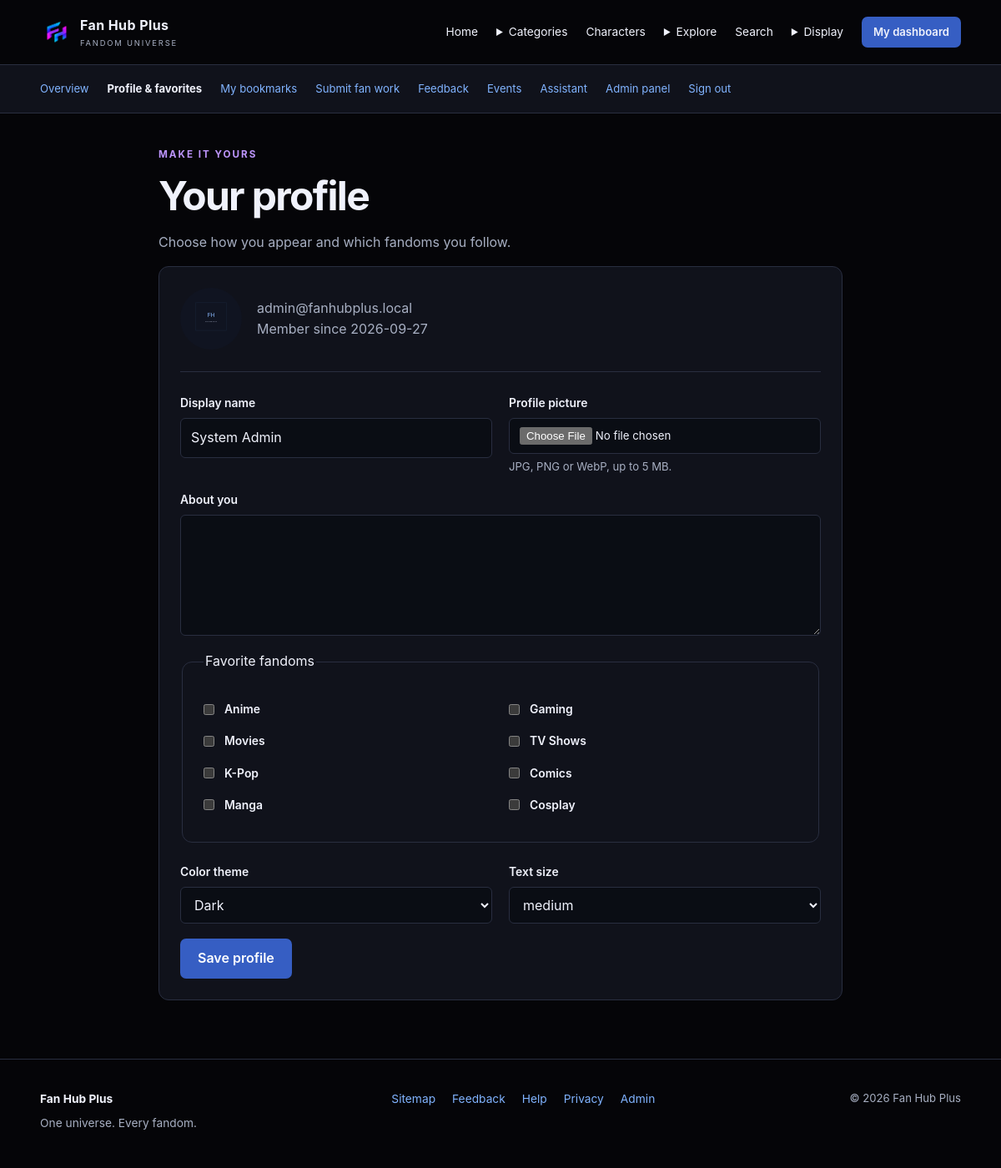
/User/profile.php (signed in), run on the app's committed database.
### tables this page shows
CREATE TABLE `users` (
  `user_id` int(10) UNSIGNED NOT NULL,
  `name` varchar(120) NOT NULL,
  `email` varchar(190) NOT NULL,
  `password_hash` varchar(255) NOT NULL,
  `role` enum('user','editor','admin') NOT NULL DEFAULT 'user',
  `avatar_url` varchar(500) DEFAULT NULL,
  `bio` text DEFAULT NULL,
  `status` enum('active','suspended','pending') NOT NULL DEFAULT 'active',
  `created_at` timestamp NOT NULL DEFAULT current_timestamp(),
  `updated_at` timestamp NOT NULL DEFAULT current_timestamp() ON UPDATE current_timestamp(),
  `last_login` datetime DEFAULT NULL,
  `session_version` int(10) UNSIGNED NOT NULL DEFAULT 1
);

CREATE TABLE `categories` (
  `category_id` int(10) UNSIGNED NOT NULL,
  `name` varchar(80) NOT NULL,
  `slug` varchar(80) NOT NULL,
  `description` text DEFAULT NULL,
  `image_url` varchar(500) DEFAULT NULL,
  `sort_order` int(11) NOT NULL DEFAULT 0,
  `is_active` tinyint(1) NOT NULL DEFAULT 1
);

CREATE TABLE `user_preferences` (
  `preference_id` int(10) UNSIGNED NOT NULL,
  `user_id` int(10) UNSIGNED NOT NULL,
  `dark_mode` tinyint(1) DEFAULT 1,
  `font_size` enum('small','medium','large') DEFAULT 'medium',
  `notifications` tinyint(1) DEFAULT 1,
  `language` varchar(10) DEFAULT 'en'
);

### includes/db.php (called while the page is built, shortened)
<?php
require_once __DIR__ . '/../config/config.php';
function db_query(string $sql, array $params = []): mysqli_stmt {
    $statement = $GLOBALS['conn']->prepare($sql);
    if ($params) {
        $types = '';
        foreach ($params as $value) $types .= is_int($value) ? 'i' : (is_float($value) ? 'd' : 's');
        $statement->bind_param($types, ...$params);
    }
    $statement->execute();
    return $statement;
}
function db_all(string $sql, array $params = []): array {
    return db_query($sql, $params)->get_result()->fetch_all(MYSQLI_ASSOC);
}
function db_one(string $sql, array $params = []): ?array {
    return db_query($sql, $params)->get_result()->fetch_assoc();
}

### includes/auth.php (called while the page is built, shortened)
<?php
require_once __DIR__ . '/db.php';
function current_user(): ?array {
    $user = db_one("SELECT * FROM users WHERE user_id=? AND status='active'", [(int)$_SESSION['user_id']]);
    $expired = time() - ($_SESSION['last_seen'] ?? 0) > 7200;
    return $user;
}

### includes/functions.php (called while the page is built, shortened)
<?php
require_once __DIR__ . '/auth.php';
function e(mixed $value): string { return htmlspecialchars((string)($value ?? ''), ENT_QUOTES | ENT_SUBSTITUTE, 'UTF-8'); }
function input(string $key, string $default = '', ?array $source = null): string {
    $value = ($source ?? $_POST)[$key] ?? $default;
    return is_scalar($value) ? trim((string)$value) : $default;
}
function categories(): array { return db_all('SELECT * FROM categories WHERE is_active=1 ORDER BY sort_order,name'); }
function safe_url(?string $url, string $fallback = ''): string {
    $url = trim((string)$url);
    if ($url === '' || preg_match('/[\x00-\x20\\\\<>"\']/', $url)) return $fallback;
    return preg_match('~^[a-zA-Z0-9_./?=&%+#-]+$~', $url) ? base_url($url) : $fallback;
}
function image_url(?string $url): string {
    $url = preg_replace('~^(\.\./)+~', '', str_replace('\\', '/', (string)$url));
    return safe_url($url, base_url('assets/images/placeholder.svg'));
}

### config/config.php (called while the page is built, shortened)
<?php
function base_url(string $path = ''): string {
    return BASE_URL . '/' . ltrim($path, '/');
}

### User/profile.php (the view, shortened to what this page needs)
<?php
require_once __DIR__.'/../includes/functions.php';require_login();$user=current_user();$uid=(int)$user['user_id'];$errors=[];
$favoriteIds=array_column(db_all('SELECT category_id FROM user_favorites WHERE user_id=?',[$uid]),'category_id');
$page_title='Profile & favorites';require __DIR__.'/../includes/user_header.php';
?>
<main id="main" class="page narrow"><p class="eyebrow">MAKE IT YOURS</p><h1>Your profile</h1><p>Choose how you appear and which fandoms you follow.</p>
<form class="panel" method="post" enctype="multipart/form-data"><?=csrf_field()?><div class="profile-summary"><img class="avatar" src="<?=e(image_url($user['avatar_url']))?>" alt="Current avatar"><p><?=e($user['email'])?><br>Member since <?=e(substr($user['created_at'],0,10))?></p></div><hr><div class="form-grid"><div class="field"><label for="name">Display name</label><input id="name" name="name" required maxlength="120" value="<?=e(input('name',$user['name']))?>"></div><div class="field"><label for="avatar">Profile picture</label><input id="avatar" name="avatar" type="file" accept="image/jpeg,image/png,image/webp"><small>JPG, PNG or WebP, up to 5 MB.</small></div></div><div class="field"><label for="bio">About you</label><textarea id="bio" name="bio" maxlength="2000"><?=e(input('bio',$user['bio']??''))?></textarea></div><fieldset class="panel"><legend>Favorite fandoms</legend><div class="form-grid"><?php foreach(categories() as $cat):?><label class="check-label"><input type="checkbox" name="favorites[]" value="<?=$cat['category_id']?>" <?=in_array($cat['category_id'],$favoriteIds)?'checked':''?>><?=e($cat['name'])?></label><?php endforeach;?></div></fieldset><div class="form-grid"><div class="field"><label for="theme">Color theme</label><select id="theme" name="theme"><option value="dark" <?=$preferences['dark_mode']?'selected':''?>>Dark</option><option value="light" <?=!$preferences['dark_mode']?'selected':''?>>Light</option></select></div><div class="field"><label for="font">Text size</label><select id="font" name="font_size"><?php foreach(['small','medium','large'] as $size):?><option <?=$size===$preferences['font_size']?'selected':''?>><?=$size?></option><?php endforeach;?></select></div></div><button class="button">Save profile</button></form></main><?php require __DIR__.'/../includes/footer.php';?>

### assets/app.css (style rules this page uses)
:root { color-scheme: dark; --bg: #050508; --panel: #10121b; --panel2: #171b27; --line: #292e40; --text: #f0f2fc; --muted: #a7afc2; --blue: #80b3ff; --purple: #bd95fc; --input: #0a0d14; --danger: #ffaaaa; --success: #94deb0; --shadow: 0 12px 38px #0003; font: 16px/1.6 Inter, Segoe UI, Arial, sans-serif; }
* { box-sizing: border-box; }
body { margin: 0; min-height: 100vh; background: var(--bg); color: var(--text); font: inherit; }
button, input, textarea, select { font: inherit; }
button, a, input, select, textarea, summary { outline-offset: 4px; }
img { max-width: 100%; }
button, summary { cursor: pointer; }
h1, h2, h3, p { margin: 0 0 1rem; }
h1 { font-size: clamp(1.9rem, 4vw, 3rem); line-height: 1.15; letter-spacing: -0.035em; }
p, .muted { color: var(--muted); }
small { font-size: 0.82rem; }
hr { border: 0; border-top: 1px solid var(--line); margin: 1.6rem 0; }
.page { width: min(1280px, 92%); margin: 40px auto 70px; min-height: 55vh; }
.page.narrow { max-width: 820px; }
.eyebrow { text-transform: uppercase; letter-spacing: 0.17em; font-size: 0.73rem; color: var(--purple); font-weight: 700; margin-bottom: 12px; }
.button, button.button { display: inline-flex; justify-content: center; align-items: center; gap: 8px; padding: 11px 20px; border: 1px solid transparent; border-radius: 7px; color: #fff; background: #365ec3; font-weight: 600; line-height: 1.45; text-decoration: none; cursor: pointer; box-shadow: none; }
.panel { min-width: 0; overflow-wrap: anywhere; padding: 25px; border: 1px solid var(--line); background: var(--panel); border-radius: 12px; margin-bottom: 24px; }
label { display: block; font-size: 0.87rem; font-weight: 600; color: var(--text); }
input, textarea, select { display: block; width: 100%; margin: 7px 0 0; background: var(--input); border: 1px solid var(--line); border-radius: 6px; padding: 10px 12px; color: var(--text); min-width: 0; }
textarea { min-height: 145px; resize: vertical; }
input[type="checkbox"], input[type="radio"] { display: inline-block; width: auto; margin: 0 8px 0 0; accent-color: #527eee; }
input[type="file"] { font-size: 0.83rem; }
.field { margin: 0 0 18px; }
.field small { display: block; color: var(--muted); font-weight: 400; margin-top: 5px; }
.form-grid { display: grid; grid-template-columns: 1fr 1fr; gap: 0 20px; }
.check-label { display: flex; align-items: center; gap: 4px; padding: 8px 0; }
.avatar { width: 74px; height: 74px; object-fit: cover; border-radius: 50%; }
.profile-summary { display: flex; align-items: center; gap: 18px; }
.profile-summary p { margin: 0; }

### data on the page
users: email "admin@fanhubplus.local", created_at "2026-09-27", name "System Admin"
categories: name "Anime"
categories: name "Gaming"
categories: name "Movies"
categories: name "TV Shows"
categories: name "K-Pop"
categories: name "Comics"
categories: name "Manga"
categories: name "Cosplay"
user_preferences: theme "Dark", font_size "medium"

### other printed values
$site['site_name'] "Fan Hub Plus"
$label "Overview"
$label "Profile & favorites"
$label "My bookmarks"
$label "Submit fan work"
$label "Feedback"
$label "Events"
$label "Assistant"
settings()['site_tagline'] "One universe. Every fandom."
